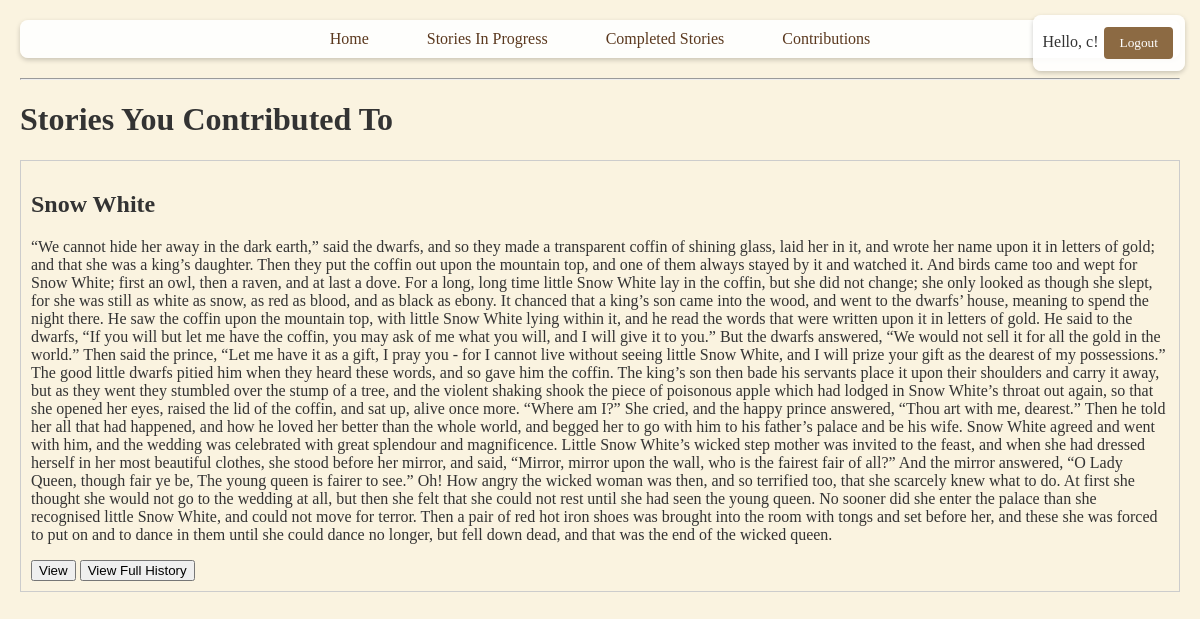
/contributions (signed in), run on the app's committed database.
### __init__.py (models this page shows)
class User(db.Model, UserMixin):
    id = db.Column(db.Integer, primary_key=True)
    username = db.Column(db.String(150), unique=True, nullable=False)
    password = db.Column(db.String(150), nullable=False)

class Story(db.Model):
    id = db.Column(db.Integer, primary_key=True)
    title = db.Column(db.String(200), nullable=False)
    status = db.Column(db.String(50), nullable=False, default='in_progress')  # 'in_progress' or 'completed'
    edits = db.relationship('Edit', backref='story', lazy=True)

class Edit(db.Model):
    id = db.Column(db.Integer, primary_key=True)
    content = db.Column(db.Text, nullable=False)
    story_id = db.Column(db.Integer, db.ForeignKey('story.id'), nullable=False)
    user_id = db.Column(db.Integer, db.ForeignKey('user.id'), nullable=False)
    timestamp = db.Column(db.DateTime, nullable=False)

### __init__.py (the view)
@app.route('/contributions')
@login_required
def contributions():
    contributed_edits = Edit.query.filter_by(user_id=current_user.id).all()
    story_ids = {edit.story_id for edit in contributed_edits}
    stories = Story.query.filter(Story.id.in_(story_ids)).all()
    return render_template('contributions.html', stories=stories)

### __init__.py (called while the page is built)
@login_manager.user_loader
def load_user(user_id):
    return User.query.get(int(user_id))

@app.context_processor
def inject_helpers():
    return dict(has_contributed=has_contributed)

### templates/contributions.html (shortened to what this page needs)
<!DOCTYPE html>
<html lang="en">
<head>
</head>
<body>
{% extends "base.html" %}
{% block content %}
  <h1>Stories You Contributed To</h1>
  <div>
    {% for story in stories %}
      <div style="border:1px solid #ccc; padding:10px; margin-bottom:10px;">
         <h2>{{ story.title }}</h2>
         {% set last_edit = story.edits|sort(attribute='timestamp', reverse=true)|first %}
         {% if last_edit %}
           <p>{{ last_edit.content }}</p>
         {% else %}
           <p>No content available.</p>
         {% endif %}
         <a href="{{ url_for('story_detail', story_id=story.id) }}"><button>View</button></a>
         <a href="{{ url_for('edit_history', story_id=story.id) }}"><button>View Full History</button></a>
      </div>
    {% endfor %}
  </div>
{% endblock %}

### templates/base.html (shortened to what this page needs)
<!DOCTYPE html>
<html lang="en">
  <head>
    <link rel="stylesheet" href="{{ url_for('static', filename='styles.css') }}" />
  </head>
  <body>
    <nav>
      <a href="{{ url_for('home') }}">Home</a>
      <a href="{{ url_for('in_progress') }}">Stories In Progress</a>
      <a href="{{ url_for('completed') }}">Completed Stories</a>
      {% if current_user.is_authenticated %}
        <a href="{{ url_for('contributions') }}">Contributions</a>
      {% endif %}
    </nav>
    <div class="login-container">
      {% if current_user.is_authenticated %}
        <span>Hello, {{ current_user.username }}!</span>
        <form action="{{ url_for('logout') }}" method="GET" style="display:inline;">
          <button type="submit" class="btn">Logout</button>
        </form>
      {% endif %}
    </div>
    <hr />
    {% block content %}{% endblock %}
  </body>
</html>

### static/styles.css (style rules this page uses)
body { background: url("https://www.transparenttextures.com/patterns/paper-fibers.png"), #faf3e0; background-size: cover; margin: 0; padding: 20px; font-family: "Merriweather", serif; color: #333; }
nav { text-align: center; margin-bottom: 20px; background: rgba(255, 255, 255, 0.9); padding: 10px; border-radius: 8px; box-shadow: 0 2px 5px rgba(0, 0, 0, 0.2); }
nav a { color: #5a381e; text-decoration: none; margin: 0 15px; padding: 8px 12px; border-radius: 4px; transition: background 0.3s; }
.login-container { position: fixed; top: 15px; right: 15px; background: rgba(255, 255, 255, 0.9); padding: 10px; border-radius: 8px; box-shadow: 0 2px 5px rgba(0, 0, 0, 0.2); }
.btn { background: #8c6a43; color: #fff; border: none; padding: 8px 15px; margin: 2px; border-radius: 4px; cursor: pointer; transition: background 0.3s, transform 0.2s; font-family: inherit; }

### data on the page
User: username "c"
Story: title "Snow White"
Edit: content "“We cannot hide her away in the dark earth,” said the dwarfs, and so they made a transparent coffin of shining glass, laid her in it, and wrote her name upon it in letters of gold; and that she was a king’s daughter. Then they put the coffin out upon the mountain top, and one of them always stayed by it and watched it. And birds came too and wept for Snow White; first an owl, then a raven, and at last a dove. For a long, long time little Snow White lay in the coffin, but she did not change; she only looked as though she slept, for she was still as white as snow, as red as blood, and as black as ebony. It chanced that a king’s son came into the wood, and went to the dwarfs’ house, meaning to…"
